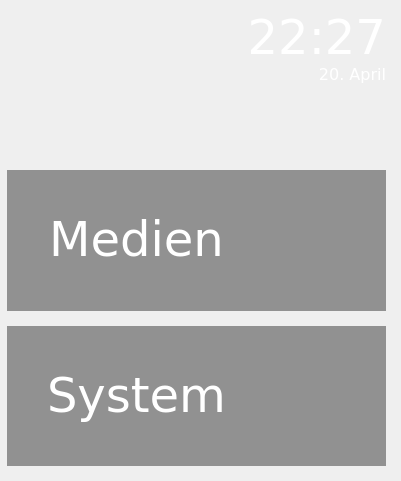
   <widget class="QWidget" name="verticalLayoutWidget_2">
    <property name="geometry">
     <rect>
      <x>400</x>
      <y>0</y>
      <width>401</width>
      <height>481</height>
     </rect>
    </property>
    <layout class="QVBoxLayout" name="verticalLayout_right">
     <property name="spacing">
      <number>15</number>
     </property>
     <property name="leftMargin">
      <number>7</number>
     </property>
     <property name="topMargin">
      <number>15</number>
     </property>
     <property name="rightMargin">
      <number>15</number>
     </property>
     <property name="bottomMargin">
      <number>15</number>
     </property>
     <item>
      <widget class="QGroupBox" name="groupBox_clock">
       <property name="styleSheet">
        <string notr="true">background-color:rgba(0, 0, 0, 0);border:none;</string>
       </property>
       <property name="title">
        <string/>
       </property>
       <property name="flat">
        <bool>true</bool>
       </property>
       <property name="checkable">
        <bool>false</bool>
       </property>
       <widget class="QPushButton" name="pushButton_clock">
        <property name="enabled">
         <bool>false</bool>
        </property>
        <property name="geometry">
         <rect>
          <x>0</x>
          <y>0</y>
          <width>379</width>
          <height>140</height>
         </rect>
        </property>
        <property name="focusPolicy">
         <enum>Qt::NoFocus</enum>
        </property>
        <property name="styleSheet">
         <string notr="true">background:rgba(0,0,0,0);</string>
        </property>
        <property name="text">
         <string/>
        </property>
        <property name="flat">
         <bool>true</bool>
        </property>
       </widget>
       <widget class="QLabel" name="label_time">
        <property name="enabled">
         <bool>false</bool>
        </property>
        <property name="geometry">
         <rect>
          <x>0</x>
          <y>0</y>
          <width>379</width>
          <height>51</height>
         </rect>
        </property>
        <property name="palette">
         <palette>
          <active>
           <colorrole role="WindowText">
            <brush brushstyle="SolidPattern">
             <color alpha="255">
              <red>231</red>
              <green>231</green>
              <blue>231</blue>
             </color>
            </brush>
           </colorrole>
           <colorrole role="Button">
            <brush brushstyle="SolidPattern">
             <color alpha="0">
              <red>0</red>
              <green>0</green>
              <blue>0</blue>
             </color>
            </brush>
           </colorrole>
           <colorrole role="Text">
            <brush brushstyle="SolidPattern">
             <color alpha="255">
              <red>231</red>
              <green>231</green>
              <blue>231</blue>
             </color>
            </brush>
           </colorrole>
           <colorrole role="Base">
            <brush brushstyle="SolidPattern">
             <color alpha="0">
              <red>0</red>
              <green>0</green>
              <blue>0</blue>
             </color>
            </brush>
           </colorrole>
           <colorrole role="Window">
            <brush brushstyle="SolidPattern">
             <color alpha="0">
              <red>0</red>
              <green>0</green>
              <blue>0</blue>
             </color>
            </brush>
           </colorrole>
          </active>
          <inactive>
           <colorrole role="WindowText">
            <brush brushstyle="SolidPattern">
             <color alpha="255">
              <red>231</red>
              <green>231</green>
              <blue>231</blue>
             </color>
            </brush>
           </colorrole>
           <colorrole role="Button">
            <brush brushstyle="SolidPattern">
             <color alpha="0">
              <red>0</red>
              <green>0</green>
              <blue>0</blue>
             </color>
            </brush>
           </colorrole>
           <colorrole role="Text">
            <brush brushstyle="SolidPattern">
             <color alpha="255">
              <red>231</red>
              <green>231</green>
              <blue>231</blue>
             </color>
            </brush>
           </colorrole>
           <colorrole role="Base">
            <brush brushstyle="SolidPattern">
             <color alpha="0">
              <red>0</red>
              <green>0</green>
              <blue>0</blue>
             </color>
            </brush>
           </colorrole>
           <colorrole role="Window">
            <brush brushstyle="SolidPattern">
             <color alpha="0">
              <red>0</red>
              <green>0</green>
              <blue>0</blue>
             </color>
            </brush>
           </colorrole>
          </inactive>
          <disabled>
           <colorrole role="WindowText">
            <brush brushstyle="SolidPattern">
             <color alpha="255">
              <red>255</red>
              <green>255</green>
              <blue>255</blue>
             </color>
            </brush>
           </colorrole>
           <colorrole role="Button">
            <brush brushstyle="SolidPattern">
             <color alpha="0">
              <red>0</red>
              <green>0</green>
              <blue>0</blue>
             </color>
            </brush>
           </colorrole>
           <colorrole role="Text">
            <brush brushstyle="SolidPattern">
             <color alpha="255">
              <red>255</red>
              <green>255</green>
              <blue>255</blue>
             </color>
            </brush>
           </colorrole>
           <colorrole role="Base">
            <brush brushstyle="SolidPattern">
             <color alpha="0">
              <red>0</red>
              <green>0</green>
              <blue>0</blue>
             </color>
            </brush>
           </colorrole>
           <colorrole role="Window">
            <brush brushstyle="SolidPattern">
             <color alpha="0">
              <red>0</red>
              <green>0</green>
              <blue>0</blue>
             </color>
            </brush>
           </colorrole>
          </disabled>
         </palette>
        </property>
        <property name="font">
         <font>
          <family>DejaVu Sans Light</family>
          <pointsize>36</pointsize>
         </font>
        </property>
        <property name="styleSheet">
         <string notr="true">background-color:rgba(0,0,0,0);</string>
        </property>
        <property name="text">
         <string>22:27</string>
        </property>
        <property name="alignment">
         <set>Qt::AlignBottom|Qt::AlignRight|Qt::AlignTrailing</set>
        </property>
       </widget>
       <widget class="QLabel" name="label_date">
        <property name="enabled">
         <bool>false</bool>
        </property>
        <property name="geometry">
         <rect>
          <x>0</x>
          <y>50</y>
          <width>379</width>
          <height>50</height>
         </rect>
        </property>
        <property name="palette">
         <palette>
          <active>
           <colorrole role="WindowText">
            <brush brushstyle="SolidPattern">
             <color alpha="255">
              <red>231</red>
              <green>231</green>
              <blue>231</blue>
             </color>
            </brush>
           </colorrole>
           <colorrole role="Button">
            <brush brushstyle="SolidPattern">
             <color alpha="0">
              <red>0</red>
              <green>0</green>
              <blue>0</blue>
             </color>
            </brush>
           </colorrole>
           <colorrole role="Text">
            <brush brushstyle="SolidPattern">
             <color alpha="255">
              <red>231</red>
              <green>231</green>
              <blue>231</blue>
             </color>
            </brush>
           </colorrole>
           <colorrole role="Base">
            <brush brushstyle="SolidPattern">
             <color alpha="0">
              <red>0</red>
              <green>0</green>
              <blue>0</blue>
             </color>
            </brush>
           </colorrole>
           <colorrole role="Window">
            <brush brushstyle="SolidPattern">
             <color alpha="0">
              <red>0</red>
              <green>0</green>
              <blue>0</blue>
             </color>
            </brush>
           </colorrole>
          </active>
          <inactive>
           <colorrole role="WindowText">
            <brush brushstyle="SolidPattern">
             <color alpha="255">
              <red>231</red>
              <green>231</green>
              <blue>231</blue>
             </color>
            </brush>
           </colorrole>
           <colorrole role="Button">
            <brush brushstyle="SolidPattern">
             <color alpha="0">
              <red>0</red>
              <green>0</green>
              <blue>0</blue>
             </color>
            </brush>
           </colorrole>
           <colorrole role="Text">
            <brush brushstyle="SolidPattern">
             <color alpha="255">
              <red>231</red>
              <green>231</green>
              <blue>231</blue>
             </color>
            </brush>
           </colorrole>
           <colorrole role="Base">
            <brush brushstyle="SolidPattern">
             <color alpha="0">
              <red>0</red>
              <green>0</green>
              <blue>0</blue>
             </color>
            </brush>
           </colorrole>
           <colorrole role="Window">
            <brush brushstyle="SolidPattern">
             <color alpha="0">
              <red>0</red>
              <green>0</green>
              <blue>0</blue>
             </color>
            </brush>
           </colorrole>
          </inactive>
          <disabled>
           <colorrole role="WindowText">
            <brush brushstyle="SolidPattern">
             <color alpha="255">
              <red>255</red>
              <green>255</green>
              <blue>255</blue>
             </color>
            </brush>
           </colorrole>
           <colorrole role="Button">
            <brush brushstyle="SolidPattern">
             <color alpha="0">
              <red>0</red>
              <green>0</green>
              <blue>0</blue>
             </color>
            </brush>
           </colorrole>
           <colorrole role="Text">
            <brush brushstyle="SolidPattern">
             <color alpha="255">
              <red>255</red>
              <green>255</green>
              <blue>255</blue>
             </color>
            </brush>
           </colorrole>
           <colorrole role="Base">
            <brush brushstyle="SolidPattern">
             <color alpha="0">
              <red>0</red>
              <green>0</green>
              <blue>0</blue>
             </color>
            </brush>
           </colorrole>
           <colorrole role="Window">
            <brush brushstyle="SolidPattern">
             <color alpha="0">
              <red>0</red>
              <green>0</green>
              <blue>0</blue>
             </color>
            </brush>
           </colorrole>
          </disabled>
         </palette>
        </property>
        <property name="font">
         <font>
          <family>DejaVu Sans Light</family>
          <pointsize>12</pointsize>
         </font>
        </property>
        <property name="styleSheet">
         <string notr="true">background-color:rgba(0,0,0,0);</string>
        </property>
        <property name="text">
         <string>20. April</string>
        </property>
        <property name="alignment">
         <set>Qt::AlignRight|Qt::AlignTop|Qt::AlignTrailing</set>
        </property>
       </widget>
       <zorder>label_date</zorder>
       <zorder>label_time</zorder>
       <zorder>pushButton_clock</zorder>
      </widget>
     </item>
     <item>
      <widget class="QGroupBox" name="groupBox_media">
       <property name="styleSheet">
        <string notr="true">background-color:rgba(0, 0, 0, 100);
border:none;</string>
       </property>
       <property name="title">
        <string/>
       </property>
       <property name="flat">
        <bool>true</bool>
       </property>
       <property name="checkable">
        <bool>false</bool>
       </property>
       <widget class="QFrame" name="frame_10">
        <property name="geometry">
         <rect>
          <x>260</x>
          <y>20</y>
          <width>100</width>
          <height>100</height>
         </rect>
        </property>
        <property name="styleSheet">
         <string notr="true">background-image:url(:/icons/audio.png);
background-color:rgba(0,0,0,0);</string>
        </property>
        <property name="frameShape">
         <enum>QFrame::NoFrame</enum>
        </property>
        <property name="frameShadow">
         <enum>QFrame::Plain</enum>
        </property>
        <property name="lineWidth">
         <number>1</number>
        </property>
       </widget>
       <widget class="QLabel" name="label_media">
        <property name="enabled">
         <bool>false</bool>
        </property>
        <property name="geometry">
         <rect>
          <x>20</x>
          <y>0</y>
          <width>219</width>
          <height>140</height>
         </rect>
        </property>
        <property name="palette">
         <palette>
          <active>
           <colorrole role="Button">
            <brush brushstyle="SolidPattern">
             <color alpha="0">
              <red>0</red>
              <green>0</green>
              <blue>0</blue>
             </color>
            </brush>
           </colorrole>
           <colorrole role="Text">
            <brush brushstyle="SolidPattern">
             <color alpha="255">
              <red>231</red>
              <green>231</green>
              <blue>231</blue>
             </color>
            </brush>
           </colorrole>
           <colorrole role="Base">
            <brush brushstyle="SolidPattern">
             <color alpha="0">
              <red>0</red>
              <green>0</green>
              <blue>0</blue>
             </color>
            </brush>
           </colorrole>
           <colorrole role="Window">
            <brush brushstyle="SolidPattern">
             <color alpha="0">
              <red>0</red>
              <green>0</green>
              <blue>0</blue>
             </color>
            </brush>
           </colorrole>
          </active>
          <inactive>
           <colorrole role="Button">
            <brush brushstyle="SolidPattern">
             <color alpha="0">
              <red>0</red>
              <green>0</green>
              <blue>0</blue>
             </color>
            </brush>
           </colorrole>
           <colorrole role="Text">
            <brush brushstyle="SolidPattern">
             <color alpha="255">
              <red>231</red>
              <green>231</green>
              <blue>231</blue>
             </color>
            </brush>
           </colorrole>
           <colorrole role="Base">
            <brush brushstyle="SolidPattern">
             <color alpha="0">
              <red>0</red>
              <green>0</green>
              <blue>0</blue>
             </color>
            </brush>
           </colorrole>
           <colorrole role="Window">
            <brush brushstyle="SolidPattern">
             <color alpha="0">
              <red>0</red>
              <green>0</green>
              <blue>0</blue>
             </color>
            </brush>
           </colorrole>
          </inactive>
          <disabled>
           <colorrole role="Button">
            <brush brushstyle="SolidPattern">
             <color alpha="0">
              <red>0</red>
              <green>0</green>
              <blue>0</blue>
             </color>
            </brush>
           </colorrole>
           <colorrole role="Text">
            <brush brushstyle="SolidPattern">
             <color alpha="255">
              <red>255</red>
              <green>255</green>
              <blue>255</blue>
             </color>
            </brush>
           </colorrole>
           <colorrole role="Base">
            <brush brushstyle="SolidPattern">
             <color alpha="0">
              <red>0</red>
              <green>0</green>
              <blue>0</blue>
             </color>
            </brush>
           </colorrole>
           <colorrole role="Window">
            <brush brushstyle="SolidPattern">
             <color alpha="0">
              <red>0</red>
              <green>0</green>
              <blue>0</blue>
             </color>
            </brush>
           </colorrole>
          </disabled>
         </palette>
        </property>
        <property name="font">
         <font>
          <family>DejaVu Sans Light</family>
         </font>
        </property>
        <property name="styleSheet">
         <string notr="true">background-color:rgba(0,0,0,0);</string>
        </property>
        <property name="frameShadow">
         <enum>QFrame::Plain</enum>
        </property>
        <property name="text">
         <string>&lt;html&gt;&lt;head/&gt;&lt;body&gt;&lt;p align=&quot;center&quot;&gt;&lt;span style=&quot; font-size:36pt;&quot;&gt;Medien&lt;/span&gt;&lt;/p&gt;&lt;/body&gt;&lt;/html&gt;</string>
        </property>
        <property name="alignment">
         <set>Qt::AlignCenter</set>
        </property>
       </widget>
       <widget class="QPushButton" name="pushButton_media">
        <property name="geometry">
         <rect>
          <x>0</x>
          <y>0</y>
          <width>379</width>
          <height>140</height>
         </rect>
        </property>
        <property name="focusPolicy">
         <enum>Qt::NoFocus</enum>
        </property>
        <property name="styleSheet">
         <string notr="true">QPushButton {
	border:none;
	background-color: rgba(0,0,0,0);
}
QPushButton:pressed {
	background-color: rgba(0,0,0,100);
}</string>
        </property>
        <property name="text">
         <string/>
        </property>
        <property name="default">
         <bool>false</bool>
        </property>
        <property name="flat">
         <bool>true</bool>
        </property>
       </widget>
       <zorder>label_media</zorder>
       <zorder>frame_10</zorder>
       <zorder>pushButton_media</zorder>
      </widget>
     </item>
     <item>
      <widget class="QGroupBox" name="groupBox_system">
       <property name="mouseTracking">
        <bool>false</bool>
       </property>
       <property name="styleSheet">
        <string notr="true">background-color:rgba(0,0,0,100);border:none;</string>
       </property>
       <property name="title">
        <string/>
       </property>
       <property name="flat">
        <bool>true</bool>
       </property>
       <property name="checkable">
        <bool>false</bool>
       </property>
       <widget class="QFrame" name="frame_2">
        <property name="geometry">
         <rect>
          <x>259</x>
          <y>20</y>
          <width>100</width>
          <height>100</height>
         </rect>
        </property>
        <property name="styleSheet">
         <string notr="true">background-image:url(:/icons/settings.png);
background-color:rgba(0,0,0,0);</string>
        </property>
        <property name="frameShape">
         <enum>QFrame::NoFrame</enum>
        </property>
        <property name="frameShadow">
         <enum>QFrame::Plain</enum>
        </property>
       </widget>
       <widget class="QLabel" name="label_system">
        <property name="enabled">
         <bool>false</bool>
        </property>
        <property name="geometry">
         <rect>
          <x>20</x>
          <y>0</y>
          <width>219</width>
          <height>140</height>
         </rect>
        </property>
        <property name="palette">
         <palette>
          <active>
           <colorrole role="Button">
            <brush brushstyle="SolidPattern">
             <color alpha="0">
              <red>0</red>
              <green>0</green>
              <blue>0</blue>
             </color>
            </brush>
           </colorrole>
           <colorrole role="Text">
            <brush brushstyle="SolidPattern">
             <color alpha="255">
              <red>231</red>
              <green>231</green>
              <blue>231</blue>
             </color>
            </brush>
           </colorrole>
           <colorrole role="Base">
            <brush brushstyle="SolidPattern">
             <color alpha="0">
              <red>0</red>
              <green>0</green>
              <blue>0</blue>
             </color>
            </brush>
           </colorrole>
           <colorrole role="Window">
            <brush brushstyle="SolidPattern">
             <color alpha="0">
              <red>0</red>
              <green>0</green>
              <blue>0</blue>
             </color>
            </brush>
           </colorrole>
          </active>
          <inactive>
           <colorrole role="Button">
            <brush brushstyle="SolidPattern">
             <color alpha="0">
              <red>0</red>
              <green>0</green>
              <blue>0</blue>
             </color>
            </brush>
           </colorrole>
           <colorrole role="Text">
            <brush brushstyle="SolidPattern">
             <color alpha="255">
              <red>231</red>
              <green>231</green>
              <blue>231</blue>
             </color>
            </brush>
           </colorrole>
           <colorrole role="Base">
            <brush brushstyle="SolidPattern">
             <color alpha="0">
              <red>0</red>
              <green>0</green>
              <blue>0</blue>
             </color>
            </brush>
           </colorrole>
           <colorrole role="Window">
            <brush brushstyle="SolidPattern">
             <color alpha="0">
              <red>0</red>
              <green>0</green>
              <blue>0</blue>
             </color>
            </brush>
           </colorrole>
          </inactive>
          <disabled>
           <colorrole role="Button">
            <brush brushstyle="SolidPattern">
             <color alpha="0">
              <red>0</red>
              <green>0</green>
              <blue>0</blue>
             </color>
            </brush>
           </colorrole>
           <colorrole role="Text">
            <brush brushstyle="SolidPattern">
             <color alpha="255">
              <red>255</red>
              <green>255</green>
              <blue>255</blue>
             </color>
            </brush>
           </colorrole>
           <colorrole role="Base">
            <brush brushstyle="SolidPattern">
             <color alpha="0">
              <red>0</red>
              <green>0</green>
              <blue>0</blue>
             </color>
            </brush>
           </colorrole>
           <colorrole role="Window">
            <brush brushstyle="SolidPattern">
             <color alpha="0">
              <red>0</red>
              <green>0</green>
              <blue>0</blue>
             </color>
            </brush>
           </colorrole>
          </disabled>
         </palette>
        </property>
        <property name="font">
         <font>
          <family>DejaVu Sans Light</family>
         </font>
        </property>
        <property name="styleSheet">
         <string notr="true">background-color:rgba(0,0,0,0);</string>
        </property>
        <property name="text">
         <string>&lt;html&gt;&lt;head/&gt;&lt;body&gt;&lt;p&gt;&lt;span style=&quot; font-size:36pt;&quot;&gt;System&lt;/span&gt;&lt;/p&gt;&lt;/body&gt;&lt;/html&gt;</string>
        </property>
        <property name="alignment">
         <set>Qt::AlignCenter</set>
        </property>
       </widget>
       <widget class="QPushButton" name="pushButton_system">
        <property name="geometry">
         <rect>
          <x>0</x>
          <y>0</y>
          <width>379</width>
          <height>140</height>
         </rect>
        </property>
        <property name="focusPolicy">
         <enum>Qt::NoFocus</enum>
        </property>
        <property name="toolTipDuration">
         <number>-1</number>
        </property>
        <property name="styleSheet">
         <string notr="true">QPushButton {
	border:none;
	background-color: rgba(0,0,0,0);
}
QPushButton:pressed {
	background-color: rgba(0,0,0,100);
}</string>
        </property>
        <property name="text">
         <string/>
        </property>
        <property name="flat">
         <bool>true</bool>
        </property>
       </widget>
       <zorder>label_system</zorder>
       <zorder>frame_2</zorder>
       <zorder>pushButton_system</zorder>
      </widget>
     </item>
    </layout>
   </widget>
